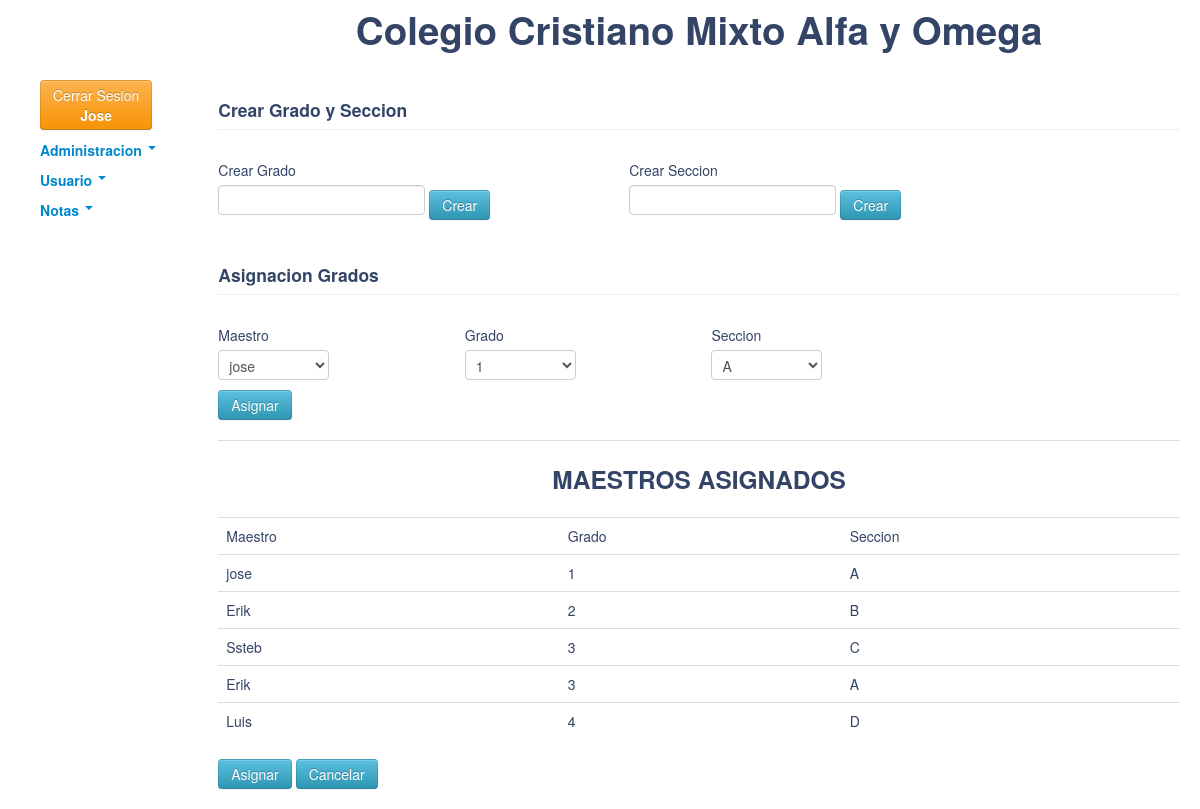
Screenshot of /AsignacionGrado.php (signed in) with the database file from the repository.
### tables this page shows
CREATE TABLE IF NOT EXISTS `profesor` (
  `idprofesor` int(11) NOT NULL AUTO_INCREMENT,
  `nombre` varchar(100) NOT NULL,
  `apellido` varchar(100) NOT NULL,
  `telefono` varchar(15) NOT NULL,
  `Direccion` varchar(45) DEFAULT NULL,
  `DPI` varchar(45) DEFAULT NULL,
  PRIMARY KEY (`idprofesor`)
);

CREATE TABLE IF NOT EXISTS `grado` (
  `idgrado` int(11) NOT NULL AUTO_INCREMENT,
  `grado` int(11) NOT NULL,
  PRIMARY KEY (`idgrado`)
);

CREATE TABLE IF NOT EXISTS `seccion` (
  `idseccion` int(11) NOT NULL AUTO_INCREMENT,
  `nombre` varchar(20) NOT NULL,
  PRIMARY KEY (`idseccion`)
);

### AsignacionGrado.php (the view, shortened to what this page needs)
<!doctype html>
<html lang="es">
	<head>
		<link rel="stylesheet" href="css/bootstrap.css"></link>
		<link rel="stylesheet" href="css/bootstrap-responsive.css"></link>
		<link rel="stylesheet" href="css/estilos.css"></link>
	</head>
	<body>
<?php
		if($_SESSION['valido']==1)
		{
?>
		<div class="container-fluid">
			<div id="titulo" class="row-fluid">
				<div id="titulo2" class="span2">
				</div>
				<div id="contenidotitulo"  class="span10">
					<h1  >Colegio Cristiano Mixto Alfa y Omega</h1>
				</div>
			</div>
			<br />
			<div class="row-fluid">
				<div id="menu"  class="span2" >
					<div class="container-fluid" >
						<div class="row-fluid">
							<a href="index.php"><button class="btn btn-warning">Cerrar Sesion<br> <b><?php echo $_SESSION['user'] ?></b></button</a>
						</div>
						<ul class="nav" >
							<li class="dropdown">
								<a href="#" class="dropdown-toggle" data-toggle="dropdown">
									<h5>Administracion
									<b class="caret"></b></h5>
								</a>
							</li>
							<li class="dropdown">
								<a href="#" class="dropdown-toggle" data-toggle="dropdown">
									<h5>Usuario
									<b class="caret"></b></h5>
								</a>
							</li>
							<li class="dropdown">
								<a href="#" class="dropdown-toggle" data-toggle="dropdown">
									<h5>Notas
									<b class="caret"></b></h5>
								</a>
							</li>
						</ul>
					</div>
				</div>
				<div class="span10">
					<form name="Createlogin" method="post" action="AsignacionGrado1.php">
					<div class="row-fluid">
						<h4 class="page-header">Crear Grado y Seccion</h4>
					</div>
					<div class="row-fluid">
						<div class="span5">
									<label for="creargrado">Crear Grado</label>
									<input name="creargrado1" id="creargrado1" class="small"  type="text">
								<button name="btncreargrado" id="boton" class="btn btn-info"  type="submit" value="btncreargrado">Crear</button>
						</div>
						<div class="span5">
									<label for="crearseccion">Crear Seccion</label>
									<input name="crearseccion" id="crearseccion" class="small"  type="text">
								<button name="btncrearseccion" id="boton" class="btn btn-info" type="submit" value="btncrearseccion">Crear</button>
							</div>
					</div>
					<br>
					<div class="row-fluid">
						<h4 class="page-header">Asignacion Grados</h4>
					</div>
					<div class="row-fluid">
						<div class="span3">
							  <div class="form-group">
							  	<label  class="sr-only" for="a1">
									Maestro
								</label>
								<select name="a1">
									<?php
									$result = mysql_query("SELECT * from profesor");
									while($row = mysql_fetch_array($result)){ ?>
									<option value="<?php echo $row["idprofesor"];?>"><?php echo $row["nombre"];?></option>
									<?php
										}
									?>
								</select>
							  </div>
						</div>
						<div class="span3">
							  <div class="form-group">
							  	<label  class="sr-only" for="a2">
									Grado
								</label>
								<select name="a2">
									<?php
									$result = mysql_query("SELECT * from grado");
									while($row = mysql_fetch_array($result)){ ?>
									<option value="<?php echo $row["idgrado"];?>"><?php echo $row["grado"];?></option>
									<?php
										}
									?>
								</select>
							  </div>
						</div>
						<div class="span3">
							  <div class="form-group">
								<label class="sr-only" for="a3">
									Seccion
								</label>
								<select name="a3">
									<?php
									$result = mysql_query("SELECT * from seccion");
									while($row = mysql_fetch_array($result)){ ?>
									<option value="<?php echo $row["idseccion"];?>"><?php echo $row["nombre"];?></option>
									<?php
										}
									?>
								</select>
							  </div>
						</div>
					</div>
					<div  id="divbotonlist" class="row-fluid">
							<button name="btnasignar" id="boton" class="btn btn-info" type="submit" value="btnasignar">Asignar</button>
				</div>
				<br>
				<div   class="row-fluid">
		<div class="rowfluid">
		<table class="table table-hover">
			<tr >
				<td colspan="3" ><center><h3>MAESTROS ASIGNADOS</h3></center></td>
			</tr>
			<tr>
				<td>Maestro</td>
				<td>Grado</td>
				<td>Seccion</td>
			</tr>
			<?php
				$result = mysql_query("SELECT P.NOMBRE AS PROFESOR, S.NOMBRE AS SECCION, G.GRADO AS GRADO FROM asignacion_seccion_curso A
										INNER JOIN profesor P ON P.IDPROFESOR=A.PROFESOR_IDPROFESOR
										INNER JOIN seccion S ON S.IDSECCION=A.SECCION_IDSECCION
										INNER JOIN grado G ON G.IDGRADO=A.GRADO_IDGRADO;");
				while($row = mysql_fetch_array($result)){ ?>
				<tr class="">
					<td><?php echo $row["PROFESOR"];?></td>
					<td><?php echo $row["GRADO"];?></td>
					<td><?php echo $row["SECCION"];?></td>
				</tr>
			<?php
				}
			?>
		</table>
		</div>
				</div>
				<div  id="divboton1" class="row-fluid">
					<button id="boton1" class="btn btn-info"  >Asignar</button>
					<button id="boton2"  class="btn btn-info" >Cancelar</button>
				</div>
			</div>
			</div>
		</div>
<?php }
?>
		</body>
	</html>

### rows the page displays
profesor: nombre "jose", grado.grado "1", seccion.nombre "A"
profesor: nombre "Erik", grado.grado "2", seccion.nombre "B", grado.grado "3", seccion.nombre "A"
profesor: nombre "Ssteb", grado.grado "3", seccion.nombre "C"
profesor: nombre "Luis", grado.grado "4", seccion.nombre "D"

### other values shown
$_SESSION['user'] "Jose"
form field a1 "jose"
form field a2 "1"
form field a3 "A"
